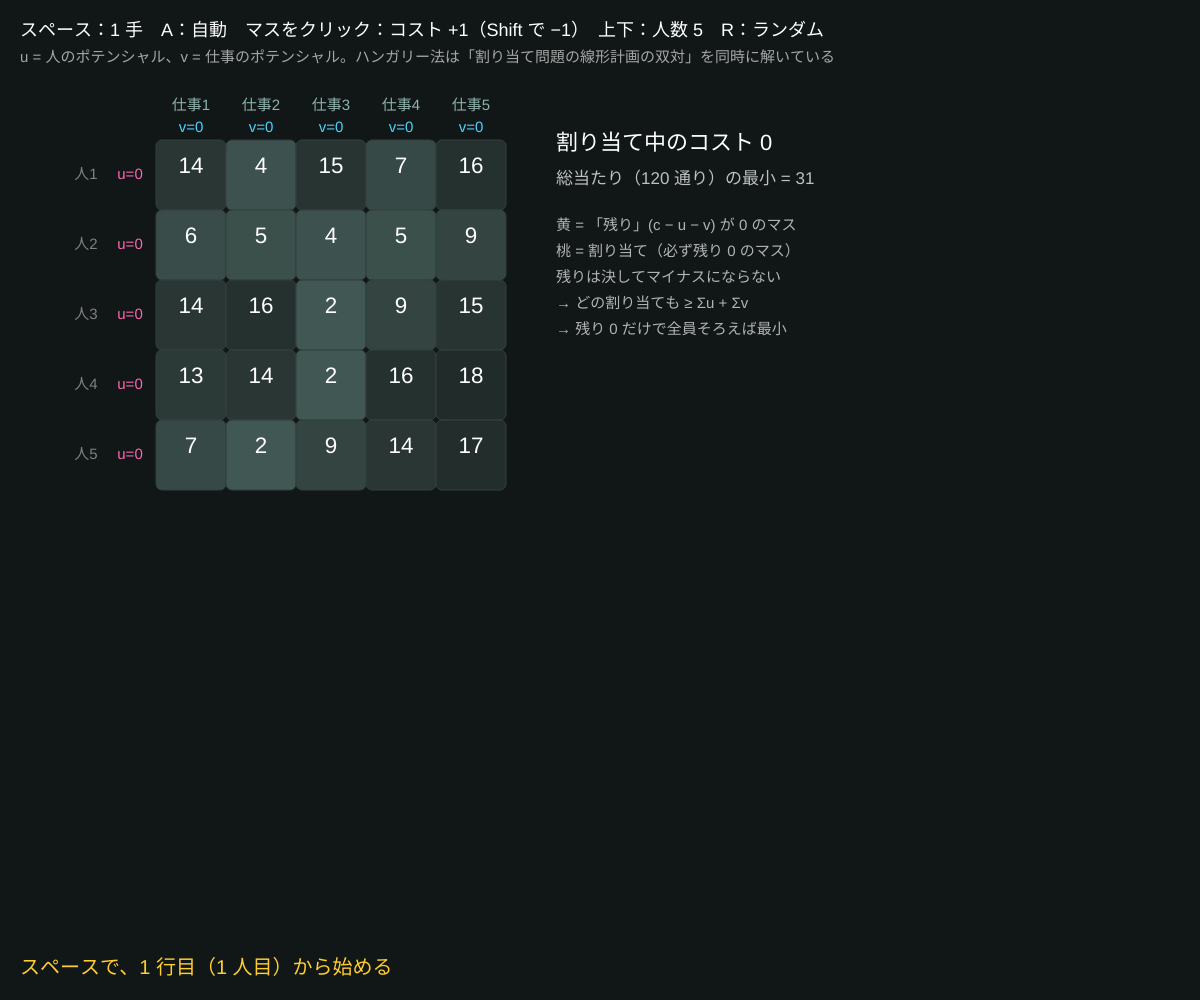
Frame 1 (no input)
Frame 60 (no input): identical to frame 1, image omitted
Frame 120 (the mouse pressed at the canvas centre since frame 60): identical to frame 1, image omitted

The p5.js sketch that drew this single still picture (run headless with seeded random() and noise() and a simulated clock; from frame 60 on, the mouse is pressed at the canvas centre):

// p5.js sketch
// ── sketch.js
// ============================================
// 06 ハンガリー法（割り当て問題）
// n 人に n 個の仕事を 1 つずつ。表の数字 = その人がその仕事をするコスト。合計を最小にしたい
// 総当たりは n! 通り（10 人で 362 万通り）。ハンガリー法は O(n³)
// 各行・各列に「ポテンシャル」u, v を持ち、c − u − v ≥ 0 を保ちながら、0 になったマスだけでマッチングを広げる
// スペース = 1 手 / A = 自動 / マスをクリック = コスト +1（Shift で −1）/ 上下 = 人数 / R = ランダム
// ============================================

let n = 5;
let cost = [];
let gen = null, st = null;
let auto = false, timer = 0;
let best = null;

function setup() {
  createCanvas(windowWidth, windowHeight);
  colorMode(HSB, 360, 100, 100, 100);
  randomCost();
}

function randomCost() {
  cost = [];
  for (let i = 0; i < n; i++) { let r = []; for (let j = 0; j < n; j++) r.push(floor(random(1, 20))); cost.push(r); }
  restart();
}

function restart() {
  gen = hungarian(); st = gen.next().value; auto = false;
  best = n <= 8 ? bruteForce() : null;
}

// ハンガリー法（ポテンシャル版）。1 行ずつ加え、最短の「交互道」を見つけてマッチングを 1 つ増やす
function* hungarian() {
  let INF = 1e9;
  let u = new Array(n + 1).fill(0), v = new Array(n + 1).fill(0), p = new Array(n + 1).fill(0), way = new Array(n + 1).fill(0);
  let a = (i, j) => cost[i - 1][j - 1];
  yield { u, v, p, row: 0, used: [], msg: 'スペースで、1 行目（1 人目）から始める' };
  for (let i = 1; i <= n; i++) {
    p[0] = i;
    let j0 = 0;
    let minv = new Array(n + 1).fill(INF), used = new Array(n + 1).fill(false);
    do {
      used[j0] = true;
      let i0 = p[j0], delta = INF, j1 = 0;
      for (let j = 1; j <= n; j++) if (!used[j]) {
        let cur = a(i0, j) - u[i0] - v[j];
        if (cur < minv[j]) { minv[j] = cur; way[j] = j0; }
        if (minv[j] < delta) { delta = minv[j]; j1 = j; }
      }
      for (let j = 0; j <= n; j++) if (used[j]) { u[p[j]] += delta; v[j] -= delta; } else minv[j] -= delta;
      j0 = j1;
      yield { u, v, p, row: i, used: [...used], focus: j1, msg: '人 ' + i + '：ポテンシャルを ' + delta + ' ずらすと、仕事 ' + j1 + ' のマスが 0 に' + (p[j0] ? '（もう人 ' + p[j0] + ' がいるので、その人の行も調べる）' : '（空いている！）') };
    } while (p[j0] !== 0);
    do { let j1 = way[j0]; p[j0] = p[j1]; j0 = j1; } while (j0);
    yield { u, v, p, row: i, used: [], msg: '交互道にそってペアを付けかえ → ' + i + ' 人が割り当て済み' };
  }
  yield { u, v, p, row: n + 1, used: [], done: true, msg: '完成！ 最小コスト = ' + -v[0] + '（−v₀ と一致）' };
}

function bruteForce() {
  let bestCost = Infinity, perm = [...Array(n).keys()];
  function rec(k, used, s) {
    if (s >= bestCost) return;
    if (k === n) { bestCost = s; return; }
    for (let j = 0; j < n; j++) if (!used[j]) { used[j] = true; rec(k + 1, used, s + cost[k][j]); used[j] = false; }
  }
  rec(0, new Array(n).fill(false), 0);
  return bestCost;
}

function cellSize() { return min(70, (height - 260) / (n + 1), (width * 0.55) / (n + 1)); }
function ox() { return width * 0.08 + 60; }
function oy() { return 140; }

function draw() {
  background(170, 30, 9);
  if (auto && ++timer % 30 === 0) advance();
  let s = cellSize(), X = ox(), Y = oy();
  let { u, v, p, row, used } = st;
  textAlign(CENTER, CENTER);
  // 列の見出し（仕事）と v
  for (let j = 1; j <= n; j++) {
    noStroke(); fill(used[j] ? color(45, 70, 90) : color(170, 20, 70)); textSize(15);
    text('仕事' + j, X + (j - 0.5) * s, Y - 34);
    fill(195, 70, 100); text('v=' + v[j], X + (j - 0.5) * s, Y - 12);
  }
  let total = 0;
  for (let i = 1; i <= n; i++) {
    noStroke(); fill(i <= row ? color(0, 0, 95) : color(0, 0, 50)); textSize(15);
    text('人' + i, X - 70, Y + (i - 0.5) * s);
    fill(330, 60, 100); text('u=' + u[i], X - 26, Y + (i - 0.5) * s);
    for (let j = 1; j <= n; j++) {
      let c = cost[i - 1][j - 1];
      let red = c - u[i] - v[j];
      let assigned = p[j] === i && i <= n;
      if (assigned && (st.done || i < row || (i === row && !used.length))) total += c;
      stroke(170, 20, 25);
      fill(assigned ? color(330, 70, 85) : i <= row && red === 0 ? color(45, 80, 75) : color(170, 25, map(c, 1, 20, 35, 15)));
      rect(X + (j - 1) * s, Y + (i - 1) * s, s, s, 6);
      noStroke(); fill(0, 0, 100); textSize(s * 0.32);
      text(c, X + (j - 0.5) * s, Y + (i - 0.62) * s);
      if (i <= row) { fill(0, 0, assigned ? 100 : 70); textSize(s * 0.2); text('残り ' + red, X + (j - 0.5) * s, Y + (i - 0.22) * s); }
    }
  }
  textAlign(LEFT, BASELINE);
  let rx = X + n * s + 50;
  fill(0, 0, 100); textSize(22); text('割り当て中のコスト ' + total, rx, Y + 10);
  if (best !== null) { fill(0, 0, 75); textSize(17); text('総当たり（' + factorial(n) + ' 通り）の最小 = ' + best, rx, Y + 44); }
  fill(0, 0, 70); textSize(15);
  let lines = ['黄 = 「残り」(c − u − v) が 0 のマス', '桃 = 割り当て（必ず残り 0 のマス）', '残りは決してマイナスにならない', '→ どの割り当ても ≥ Σu + Σv', '→ 残り 0 だけで全員そろえば最小'];
  lines.forEach((l, k) => text(l, rx, Y + 90 + k * 26));
  fill(0, 0, 100); textSize(18);
  text('スペース：1 手　A：自動　マスをクリック：コスト +1（Shift で −1）　上下：人数 ' + n + '　R：ランダム', 20, 36);
  textSize(15); fill(0, 0, 65);
  text('u = 人のポテンシャル、v = 仕事のポテンシャル。ハンガリー法は「割り当て問題の線形計画の双対」を同時に解いている', 20, 62);
  fill(45, 80, 100); textSize(20); text(st.msg, 20, height - 26);
}

function factorial(k) { return k <= 1 ? 1 : k * factorial(k - 1); }
function advance() { let r = gen.next(); if (!r.done) st = r.value; else auto = false; if (st.done) auto = false; }

function mousePressed() {
  let s = cellSize(), j = floor((mouseX - ox()) / s), i = floor((mouseY - oy()) / s);
  if (i >= 0 && i < n && j >= 0 && j < n) { cost[i][j] = constrain(cost[i][j] + (keyIsDown(SHIFT) ? -1 : 1), 0, 99); restart(); }
}

function keyPressed() {
  if (key === ' ') advance();
  if (key === 'a' || key === 'A') auto = !auto;
  if (key === UP_ARROW) { n = min(9, n + 1); randomCost(); }
  if (key === DOWN_ARROW) { n = max(2, n - 1); randomCost(); }
  if (key === 'r' || key === 'R') randomCost();
}

// ---------- やってみよう ----------
// 1. 最後のコストが総当たりの最小と必ず一致することを確かめる
// 2. ある人のコストを全部 +5 すると？（u が 5 増えるだけで、割り当ては変わらない）
// 3. 「最大」にしたいとき（利益の割り当て）は、コストを（大きい数 − 利益）にすればよい
